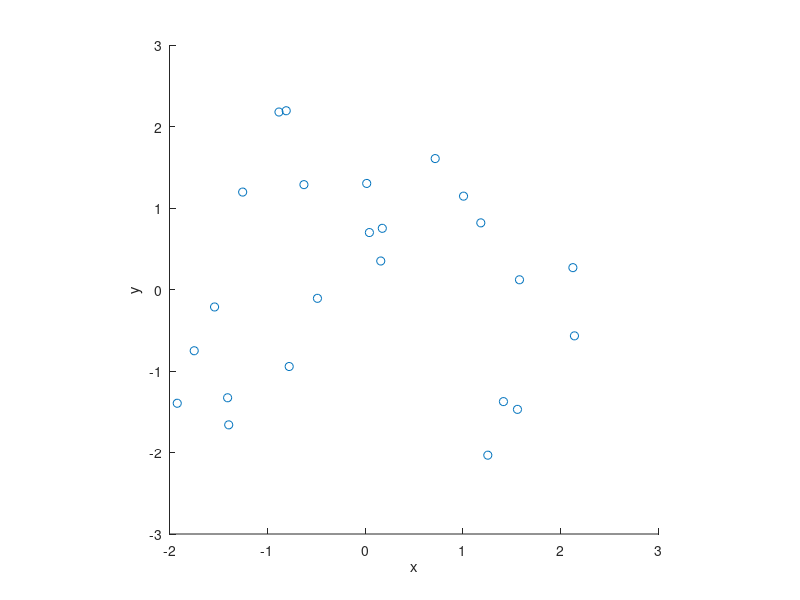

The MATLAB source for this figure:
%% Simulate a Poisson point process of density \lambda on A = [-L, L]^2

% parameters
lambda = 1; % Density of PPP
L = 5; % Length of square

Sa = L^2; % Area of A

% number of points follows the Poisson distribution
N = poissrnd(lambda * Sa);

% points is uniformly distributed on A
Points = unifrnd(-L/2, L/2, N, 2); % a N*2 matrix

% Plot points
scatter(Points(:, 1), Points(:, 2));
xlabel('x'); ylabel('y');
axis square;

%% Simulate a Poisson point process of density \lambda on a disk with radius R

% parameters
r = 2.5; % radius of disk
x0 = 0; y0 = 0; % center of disk
area_of_disk = pi * r^2; % area of disk
lambda = 1;

% simulate number of points
N = poissrnd(lambda * area_of_disk);

% generate radii of points
rho = r * sqrt(rand(N, 1));
% rho = sqrt(unifrnd(0, r^2, N, 1));

% generate angles of points
theta = unifrnd(0, 2*pi, N, 1);

% convert from polar to cartesian coordinates
[x, y] = pol2cart(theta, rho);

% shift center of disk to (x0, y0)
x = x + x0;
y = y + y0;

% Plot points
scatter(x, y);
xlabel('x'); ylabel('y');
axis square;
